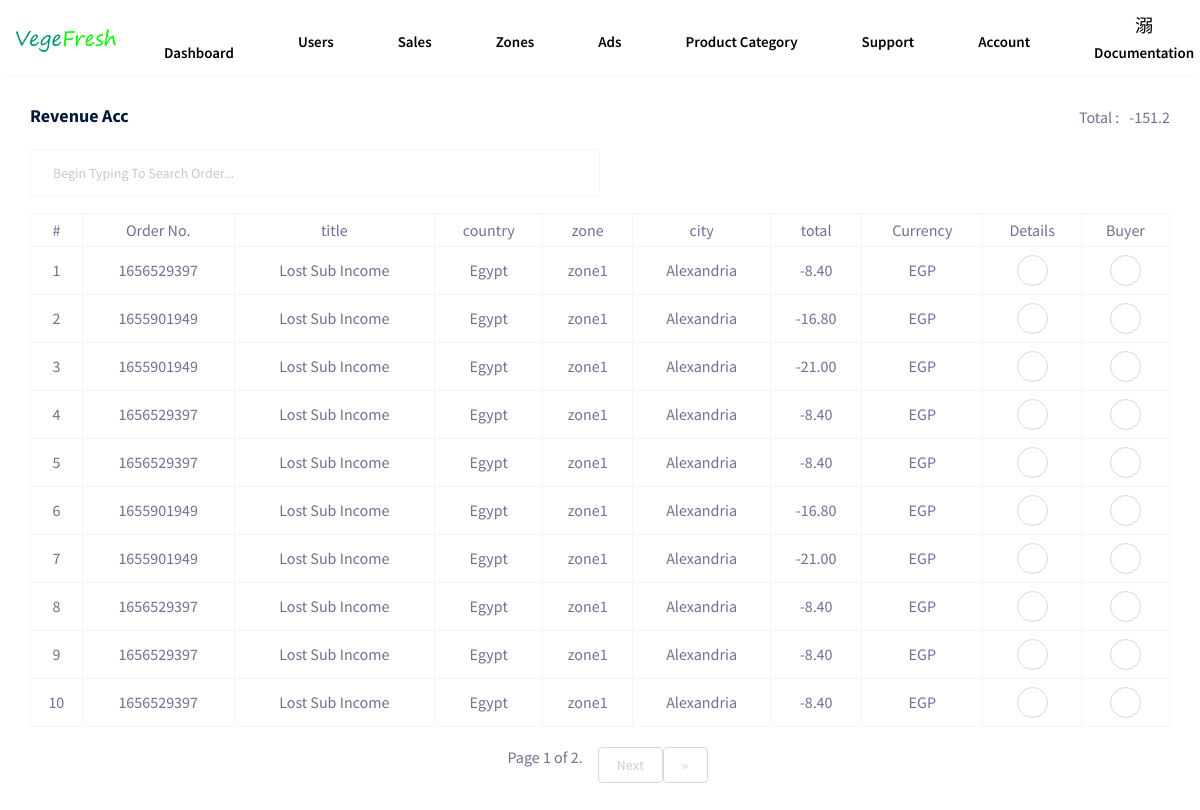
Screenshot of /management/getIncomeAccunt/ with the database file from the repository.
### accountmgt/models.py (models this page shows)
class IncomeAccount(models.Model):
    order = models.ForeignKey(Orders, models.CASCADE, null=True, blank=True)
    title = models.CharField(max_length=50, null=True, blank=True)
    transaction_id = models.PositiveIntegerField(null=True, blank=True)
    symbl = models.CharField(max_length=5, null=True, blank=True)
    zone = models.ForeignKey(CityZone, on_delete=models.SET_NULL, blank=True, null=True)
    country = models.CharField(max_length=50, blank=True, null=True)
    city = models.CharField(max_length=50, blank=True, null=True)
    total = models.DecimalField(max_digits=10, decimal_places=2, default=0.00, blank=True, null=True)
    key = models.CharField(max_length=30, blank=True, null=True, )
    create_date = models.DateTimeField(auto_now_add=True, blank=True, null=True)
    class Meta:
        ordering = ['-create_date']

### countrymgt/models.py (models this page shows, shortened)
class CityZone(models.Model):
    country = models.ForeignKey(CountryManager, on_delete=models.CASCADE, null=True, blank=True)
    city = models.ForeignKey(CityManagement, on_delete=models.CASCADE, null=True, blank=True)
    zone = models.CharField(max_length=50, null=True, blank=True)
    lat_greater = models.DecimalField(max_digits=50, decimal_places=8, default=0.00, null=True, blank=True)
    lat_lower = models.DecimalField(max_digits=50, decimal_places=8, default=0.00, null=True, blank=True)
    long_greater = models.DecimalField(max_digits=50, decimal_places=8, default=0.00, null=True, blank=True)
    long_lower = models.DecimalField(max_digits=50, decimal_places=8, default=0.00, null=True, blank=True)
    trader_percent = models.DecimalField(max_digits=10, decimal_places=2, default=0.00, null=True, blank=True)
    farm_percent = models.DecimalField(max_digits=10, decimal_places=2, default=0.00, null=True, blank=True)
    customer_percent = models.DecimalField(max_digits=10, decimal_places=2, default=0.00, null=True, blank=True)
    duedate = models.PositiveIntegerField( default=7, null=True, blank=True)
    shipping = models.DecimalField(max_digits=10, decimal_places=2, default=0.00, null=True, blank=True)

### management/views.py (the view)
# urls.py: path('getIncomeAccunt/', views.getIncomeAccunt, name="getIncomeAccunt"),
def getIncomeAccunt(request):
    instance = IncomeAccount.objects.all()
    count = IncomeAccount.objects.all().aggregate(product__price=Sum('total'))['product__price']
    paginator = Paginator(instance, 10)
    page_number = request.GET.get('page')
    page_obj = paginator.get_page(page_number)
    context = {"account": page_obj, 'count': float(count)}
    return render(request, 'dashboard/accinc.html', context)

### templates/dashboard/accinc.html (shortened to what this page needs)
{% extends 'dashboard/base.html' %} {% load static %} {% block contain %}
<div class="card">
    <div class="card-body">
        <div style="margin-bottom: 10px; float: right;">
            <span style="margin-right: 10px;">Total :</span><span>{{count}}</span>
        </div>
        <h4 class="card-title">Revenue Acc</h4>
        <div class="col-md-6">
            <input class="form-control" hx-headers='{"X-CSRFToken": "{{ csrf_token }}"}' type="search" name="search" placeholder="Begin Typing To Search Order..." hx-post="{% url 'orderFilter' %}" hx-trigger="keyup changed delay:500ms, search" hx-target="#data" hx-indicator=".htmx-indicator">
        </div>
        <div class="table-responsive pt-3 " id="data">
            <table class="table table-bordered">
                <thead>
                    <tr style="text-align: center;">
                        <th>#</th>
                        <th>Order No.</th>
                        <th>title</th>
                        <th>country</th>
                        <th>zone</th>
                        <th>city</th>
                        <th>total</th>
                        <th>Currency</th>
                        <th>Details</th>
                        <th>Buyer</th>
                    </tr>
                </thead>
                <tbody>
                    {% for i in account %}
                    <tr style="text-align: center;" id="tr{{i.id}}">
                        <td>{{forloop.counter}}</td>
                        <td>{{i.transaction_id}}</td>
                        <td>{{i.title}} </td>
                        <td>{{i.country}}</td>
                        <td>{{i.zone.zone}}</td>
                        <td>{{i.city}}</td>
                        <td>{{i.total}}</td>
                        <td>{{i.symbl}}</td>
                        <td>
                            <button type="button" class="btn btn-outline-secondary btn-rounded btn-icon" hx-get="{% url 'orderDetails' %}" hx-trigger="click" hx-target="#data" hx-vals='{"myid": "{{i.order.id}}"}'>
                                <i class="mdi mdi-information-outline icon-md text-danger"></i>
                              </button>
                        </td>
                        <td>
                            <button type="button" class="btn btn-outline-secondary btn-rounded btn-icon" hx-get="{% url 'orderUserDetails' %}" hx-trigger="click" hx-target="#data" hx-vals='{"myid": "{{i.order.name.id}}"}'>
                            <i class="mdi mdi-account-card-details icon-md text-danger"></i>
                            </button>
                        </td>
                    </tr>
                    {% endfor %}
                </tbody>
            </table>
            <div style="margin-top: 20px;">
                <nav aria-label="Page navigation example">
                    <ul class="pagination justify-content-center ">
                        <span class="current" style="padding-left:15px;padding-right:15px;">
                        Page {{ account.number }} of {{ account.paginator.num_pages }}.
                    </span> {% if account.has_next %}
                        <li class="page-item"><a class="btn btn-outline-secondary" href="?page={{ account.next_page_number }}">Next</a></li>
                        <li class="page-item"><a class="btn btn-outline-secondary" href="?page={{ account.paginator.num_pages }}" aria-label="last"><span aria-hidden="true">&raquo;</span></a></li>
                        {% endif %}
                    </ul>
                </nav>
            </div>
        </div>
    </div>
</div>
{% endblock %}

### rows the page displays
IncomeAccount: transaction_id "1656529397", title "Lost Sub Income", country "Egypt", zone.zone "zone1", city "Alexandria", total "-8.40", symbl "EGP"
IncomeAccount: transaction_id "1655901949", title "Lost Sub Income", country "Egypt", zone.zone "zone1", city "Alexandria", total "-16.80", symbl "EGP"
IncomeAccount: transaction_id "1655901949", title "Lost Sub Income", country "Egypt", zone.zone "zone1", city "Alexandria", total "-21.00", symbl "EGP"
IncomeAccount: transaction_id "1656529397", title "Lost Sub Income", country "Egypt", zone.zone "zone1", city "Alexandria", total "-8.40", symbl "EGP"
IncomeAccount: transaction_id "1656529397", title "Lost Sub Income", country "Egypt", zone.zone "zone1", city "Alexandria", total "-8.40", symbl "EGP"
IncomeAccount: transaction_id "1655901949", title "Lost Sub Income", country "Egypt", zone.zone "zone1", city "Alexandria", total "-16.80", symbl "EGP"
IncomeAccount: transaction_id "1655901949", title "Lost Sub Income", country "Egypt", zone.zone "zone1", city "Alexandria", total "-21.00", symbl "EGP"
IncomeAccount: transaction_id "1656529397", title "Lost Sub Income", country "Egypt", zone.zone "zone1", city "Alexandria", total "-8.40", symbl "EGP"
IncomeAccount: transaction_id "1656529397", title "Lost Sub Income", country "Egypt", zone.zone "zone1", city "Alexandria", total "-8.40", symbl "EGP"
IncomeAccount: transaction_id "1656529397", title "Lost Sub Income", country "Egypt", zone.zone "zone1", city "Alexandria", total "-8.40", symbl "EGP"

### other values shown
{{ count }} "-151.2"
{{ account.number }} "1"
{{ account.paginator.num_pages }} "2"
